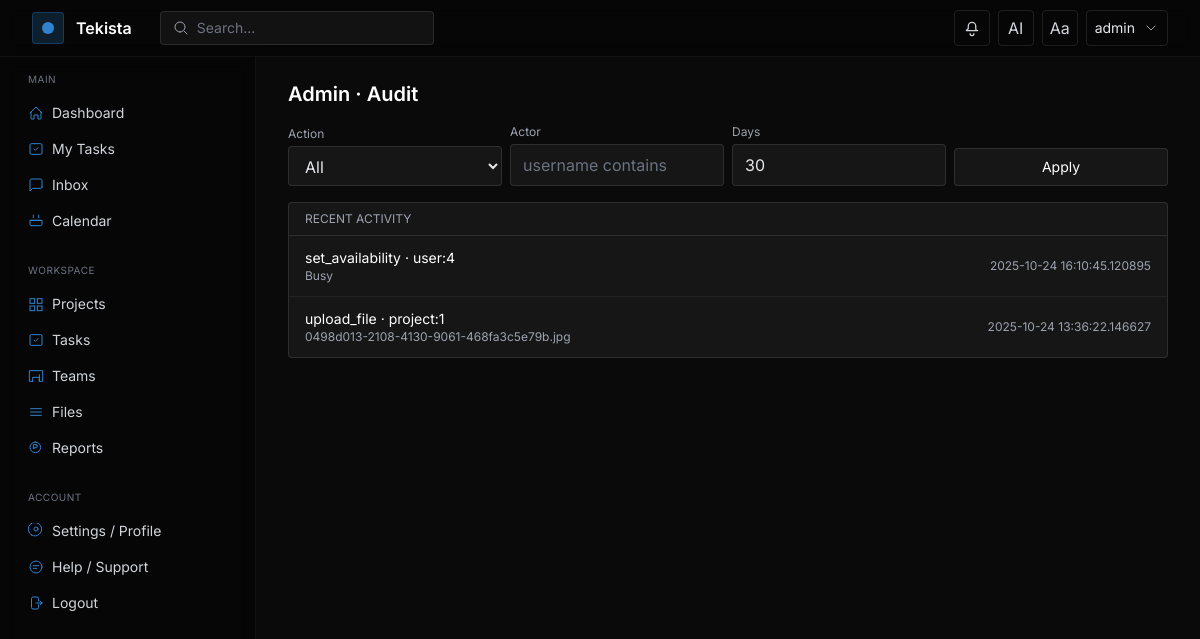
The page /admin/audit (signed in) on the database its author committed.
### models.py (models this page shows, shortened)
class User(UserMixin, db.Model):
    __tablename__ = "user"
    id = db.Column(db.Integer, primary_key=True)
    username = db.Column(db.String(80), unique=True, nullable=False)
    email = db.Column(db.String(120), unique=True, nullable=False)
    password_hash = db.Column(db.String(128), nullable=False)
    organization_id = db.Column(db.Integer, db.ForeignKey('organization.id'), nullable=True)
    role_id = db.Column(db.Integer, db.ForeignKey('role.id'), nullable=True)
    custom_role_id = db.Column(db.Integer, db.ForeignKey('custom_role.id'), nullable=True)
    api_token = db.Column(db.String(128), unique=True, index=True, nullable=True)
    token_expiration = db.Column(db.DateTime, nullable=True)
    created_at = db.Column(db.DateTime, default=datetime.utcnow)
    current_workload = db.Column(db.Float, default=0.0)  # 0..100
    availability = db.Column(db.String(20), default='Available')  # Available|Busy|In a Meeting|On a Break|Out of Office
    role = db.relationship('Role')
    projects = db.relationship('Project', secondary=project_users, back_populates='users')
    tasks = db.relationship('Task', secondary=task_assignees, back_populates='assignees')

class AuditLog(db.Model):
    __tablename__ = "audit_log"
    id = db.Column(db.Integer, primary_key=True)
    actor_id = db.Column(db.Integer, db.ForeignKey('user.id'))
    action = db.Column(db.String(80), nullable=False)
    target_type = db.Column(db.String(80))
    target_id = db.Column(db.Integer)
    meta = db.Column(db.Text)
    created_at = db.Column(db.DateTime, default=datetime.utcnow)
    actor = db.relationship('User')

### app.py (the view)
            def wrapper(*args, **kwargs):
                if not current_user.is_authenticated:
                    return login_manager.unauthorized()
                user_role = getattr(current_user, 'role', None)
                name = getattr(user_role, 'name', None)
                if roles and name not in roles:
                    return jsonify({"error":"forbidden"}), 403
                return fn(*args, **kwargs)

### templates/admin/audit.html (shortened to what this page needs)
{% extends 'layouts/app.html' %}
{% block content %}
<div class="max-w-6xl">
  <h1 class="text-xl font-semibold text-white mb-4">Admin · Audit</h1>
  <form method="get" class="mb-4 grid grid-cols-1 sm:grid-cols-4 gap-2 items-end">
    <div>
      <label class="block text-xs text-gray-400 mb-1">Action</label>
      <select name="action" class="w-full px-3 py-2 rounded bg-white/5 border border-white/10 text-gray-200">
        <option value="">All</option>
      </select>
    </div>
    <div>
      <label class="block text-xs text-gray-400 mb-1">Actor</label>
      <input type="text" name="actor" value="{{ request.args.get('actor','') }}" placeholder="username contains" class="w-full px-3 py-2 rounded bg-white/5 border border-white/10 text-gray-200 placeholder-gray-500" />
    </div>
    <div>
      <label class="block text-xs text-gray-400 mb-1">Days</label>
      <input type="number" min="1" name="days" value="{{ request.args.get('days') or 30 }}" class="w-full px-3 py-2 rounded bg-white/5 border border-white/10 text-gray-200" />
    </div>
    <div>
      <button class="w-full px-3 py-2 rounded border border-white/10 bg-white/5 text-white text-sm hover:bg-white/10">Apply</button>
    </div>
  </form>
  <div class="rounded border border-white/10 bg-white/5">
    <div class="px-4 py-2 text-xs uppercase text-gray-400 border-b border-white/10">Recent Activity</div>
    {% if logs %}
    <div class="divide-y divide-white/5">
      {% for l in logs %}
      <div class="px-4 py-3 flex items-center justify-between gap-4">
        <div class="min-w-0">
          <div class="text-sm text-white truncate">{{ l.action }} · {{ l.target_type }}:{{ l.target_id }}</div>
          <div class="text-xs text-gray-400 truncate">{{ l.meta }}</div>
        </div>
        <div class="shrink-0 text-xs text-gray-400">{{ l.created_at }}</div>
      </div>
      {% endfor %}
    </div>
    {% else %}
    <div class="px-4 py-6 text-sm text-gray-400">No audit entries in this period.</div>
    {% endif %}
  </div>
</div>
{% endblock %}

### templates/layouts/app.html (shortened to what this page needs)
<!DOCTYPE html>
<html lang="en" class="dark" data-theme="dark">
<head>
  <script src="https://cdn.tailwindcss.com"></script>
</head>
<body class="bg-bg text-gray-200 font-sans min-h-screen">
  <header class="fixed top-0 left-0 right-0 z-40 border-b border-white/5 bg-black/40 backdrop-blur">
    <div class="max-w-7xl mx-auto px-4 sm:px-6 lg:px-8 h-14 flex items-center justify-between">
      <div class="flex items-center gap-3">
        <div class="w-8 h-8 rounded bg-accent/20 border border-accent/30 flex items-center justify-center">
          <div class="w-3 h-3 rounded-full bg-accent"></div>
        </div>
        <a href="{{ url_for('projects.list_projects') }}" class="text-white font-semibold">Tekista</a>
        <div class="hidden md:flex items-center ml-4">
          <div class="flex items-center gap-2 bg-white/5 border border-white/10 rounded px-3 py-1.5">
            <svg class="w-4 h-4 text-gray-400" viewBox="0 0 24 24" fill="none" stroke="currentColor"><path stroke-linecap="round" stroke-linejoin="round" stroke-width="1.5" d="M21 21l-4.35-4.35M10.5 18a7.5 7.5 0 1 1 0-15 7.5 7.5 0 0 1 0 15z"/></svg>
            <input id="globalSearch" type="text" placeholder="Search..." class="bg-transparent outline-none text-sm text-gray-200 placeholder-gray-500 w-56">
          </div>
        </div>
      </div>
      <div class="flex items-center gap-2">
        <div class="relative">
          <button id="notifBell" class="relative inline-flex items-center justify-center w-9 h-9 rounded border border-white/10 text-gray-300 hover:text-white hover:border-white/20">
            <svg class="w-5 h-5" viewBox="0 0 24 24" fill="none" stroke="currentColor"><path stroke-linecap="round" stroke-linejoin="round" stroke-width="1.5" d="M14.25 18.75a2.25 2.25 0 1 1-4.5 0m9-3.75H5.25l1.318-1.318A2.25 2.25 0 0 0 7.5 12.84V9.75a4.5 4.5 0 0 1 9 0v3.09c0 .597.237 1.17.659 1.592L18.75 15z"/></svg>
          </button>
        </div>
        <a href="{{ url_for('ai_assistant') }}" class="inline-flex items-center justify-center w-9 h-9 rounded border border-white/10 text-gray-300 hover:text-white hover:border-white/20">AI</a>
        <button id="themeToggle" class="inline-flex items-center justify-center w-9 h-9 rounded border border-white/10 text-gray-300 hover:text-white hover:border-white/20">Aa</button>
        {% if current_user.is_authenticated %}
        <div class="relative">
          <button id="profileBtn" class="inline-flex items-center gap-2 px-2 h-9 rounded border border-white/10 hover:border-white/20">
            <span class="text-sm text-gray-200">{{ current_user.username }}</span>
            <svg class="w-4 h-4 text-gray-400" viewBox="0 0 24 24" fill="none" stroke="currentColor"><path stroke-linecap="round" stroke-linejoin="round" stroke-width="1.5" d="M6 9l6 6 6-6"/></svg>
          </button>
        </div>
        {% else %}
        <a href="{{ url_for('auth.login') }}" class="text-sm text-gray-300 hover:text-white px-3 py-2">Login</a>
        {% endif %}
      </div>
    </div>
  </header>
  <div class="pt-14 flex">
    <aside id="sidebar" class="hidden md:block w-64 shrink-0 h-[calc(100vh-56px)] sticky top-14 border-r border-white/5 bg-black/40 backdrop-blur">
      <nav class="p-4 space-y-6">
        <div>
          <div class="px-3 mb-2 text-[10px] uppercase tracking-wider text-gray-500">Main</div>
          <a href="{{ url_for('index') }}" class="flex items-center gap-2 px-3 py-2 rounded text-sm text-gray-300 hover:text-white hover:bg-white/5">
            <svg class="w-4 h-4 text-accent" viewBox="0 0 24 24" fill="none" stroke="currentColor"><path stroke-linecap="round" stroke-linejoin="round" stroke-width="1.5" d="M3 12l9-9 9 9M4.5 10.5v9a1.5 1.5 0 001.5 1.5H9v-6h6v6h3a1.5 1.5 0 001.5-1.5v-9"/></svg>
            <span>Dashboard</span>
          </a>
          <a href="{{ url_for('tasks.list_tasks') }}?assignee={{ current_user.id if current_user.is_authenticated else '' }}" class="flex items-center gap-2 px-3 py-2 rounded text-sm text-gray-300 hover:text-white hover:bg-white/5">
            <svg class="w-4 h-4 text-accent" viewBox="0 0 24 24" fill="none" stroke="currentColor"><path stroke-linecap="round" stroke-linejoin="round" stroke-width="1.5" d="M9 12l2 2 4-4"/><rect x="3" y="4" width="18" height="16" rx="2" ry="2" stroke-width="1.5"/></svg>
            <span>My Tasks</span>
          </a>
          <a href="{{ url_for('inbox') }}" class="flex items-center gap-2 px-3 py-2 rounded text-sm text-gray-300 hover:text-white hover:bg-white/5">
            <svg class="w-4 h-4 text-accent" viewBox="0 0 24 24" fill="none" stroke="currentColor"><path stroke-linecap="round" stroke-linejoin="round" stroke-width="1.5" d="M21 15a2 2 0 01-2 2H7l-4 4V5a2 2 0 012-2h14a2 2 0 012 2v10z"/></svg>
            <span>Inbox</span>
          </a>
          <a href="{{ url_for('calendar') }}" class="flex items-center gap-2 px-3 py-2 rounded text-sm text-gray-300 hover:text-white hover:bg-white/5">
            <svg class="w-4 h-4 text-accent" viewBox="0 0 24 24" fill="none" stroke="currentColor"><path stroke-linecap="round" stroke-linejoin="round" stroke-width="1.5" d="M8 7V3m8 4V3M4 11h16M5 19h14a2 2 0 002-2v-6H3v6a2 2 0 002 2z"/></svg>
            <span>Calendar</span>
          </a>
        </div>
        <div>
          <div class="px-3 mb-2 text-[10px] uppercase tracking-wider text-gray-500">Workspace</div>
          <a href="{{ url_for('projects.list_projects') }}" class="flex items-center gap-2 px-3 py-2 rounded text-sm text-gray-300 hover:text-white hover:bg-white/5">
            <span>Projects</span>
          </a>
          <a href="{{ url_for('tasks.list_tasks') }}" class="flex items-center gap-2 px-3 py-2 rounded text-sm text-gray-300 hover:text-white hover:bg-white/5">
            <svg class="w-4 h-4 text-accent" viewBox="0 0 24 24" fill="none" stroke="currentColor"><path stroke-linecap="round" stroke-linejoin="round" stroke-width="1.5" d="M9 12l2 2 4-4"/><rect x="3" y="4" width="18" height="16" rx="2" ry="2" stroke-width="1.5"/></svg>
            <span>Tasks</span>
          </a>
          <a href="{{ url_for('teams') }}" class="flex items-center gap-2 px-3 py-2 rounded text-sm text-gray-300 hover:text-white hover:bg-white/5">
            <svg class="w-4 h-4 text-accent" viewBox="0 0 24 24" fill="none" stroke="currentColor"><path stroke-linecap="round" stroke-linejoin="round" stroke-width="1.5" d="M17 20h5V4H2v16h5m10 0V10M7 20v-6h10v6"/></svg>
            <span>Teams</span>
          </a>
          <a href="{{ url_for('files') }}" class="flex items-center gap-2 px-3 py-2 rounded text-sm text-gray-300 hover:text-white hover:bg-white/5">
            <svg class="w-4 h-4 text-accent" viewBox="0 0 24 24" fill="none" stroke="currentColor"><path stroke-linecap="round" stroke-linejoin="round" stroke-width="1.5" d="M4 7h16M4 12h16M4 17h16"/></svg>
            <span>Files</span>
          </a>
          <a href="{{ url_for('reports') }}" class="flex items-center gap-2 px-3 py-2 rounded text-sm text-gray-300 hover:text-white hover:bg-white/5">
            <svg class="w-4 h-4 text-accent" viewBox="0 0 24 24" fill="none" stroke="currentColor"><path stroke-linecap="round" stroke-linejoin="round" stroke-width="1.5" d="M11 3a8 8 0 100 16 8 8 0 000-16zm1 4H8v6h2v-2h2a2 2 0 100-4z"/></svg>
            <span>Reports</span>
          </a>
        </div>
        <div class="mt-auto">
          <div class="px-3 mb-2 text-[10px] uppercase tracking-wider text-gray-500">Account</div>
          <a href="{{ url_for('settings') }}" class="flex items-center gap-2 px-3 py-2 rounded text-sm text-gray-300 hover:text-white hover:bg-white/5">
            <span>Settings / Profile</span>
          </a>
          <a href="{{ url_for('help') }}" class="flex items-center gap-2 px-3 py-2 rounded text-sm text-gray-300 hover:text-white hover:bg-white/5">
            <svg class="w-4 h-4 text-accent" viewBox="0 0 24 24" fill="none" stroke="currentColor"><path stroke-linecap="round" stroke-linejoin="round" stroke-width="1.5" d="M8 10h8M8 14h5M21 12a9 9 0 11-18 0 9 9 0 0118 0z"/></svg>
            <span>Help / Support</span>
          </a>
          {% if current_user.is_authenticated %}
          <a href="{{ url_for('auth.logout') }}" class="flex items-center gap-2 px-3 py-2 rounded text-sm text-gray-300 hover:text-white hover:bg-white/5">
            <svg class="w-4 h-4 text-accent" viewBox="0 0 24 24" fill="none" stroke="currentColor"><path stroke-linecap="round" stroke-linejoin="round" stroke-width="1.5" d="M15.75 9V5.25A2.25 2.25 0 0013.5 3h-6A2.25 2.25 0 005.25 5.25v13.5A2.25 2.25 0 007.5 21h6a2.25 2.25 0 002.25-2.25V15M12 12h9m0 0l-3 3m3-3l-3-3"/></svg>
            <span>Logout</span>
          </a>
          {% endif %}
        </div>
      </nav>
    </aside>
    <main class="flex-1 min-w-0">
      <div class="max-w-7xl mx-auto px-4 sm:px-6 lg:px-8 py-6">
        {% block content %}{% endblock %}
      </div>
    </main>
  </div>
</body>
</html>

### templates/layouts/app.html (style rules this page uses)
:root { --accent: #3182CE; }
html, body { height: 100%; }

### rows shown on the page
User: username "admin"
AuditLog: action "set_availability", target_type "user", target_id "4", meta "Busy", created_at "2025-10-24 16:10:45.120895"
AuditLog: action "upload_file", target_type "project", target_id "1", meta "0498d013-2108-4130-9061-468fa3c5e79b.jpg", created_at "2025-10-24 13:36:22.146627"
